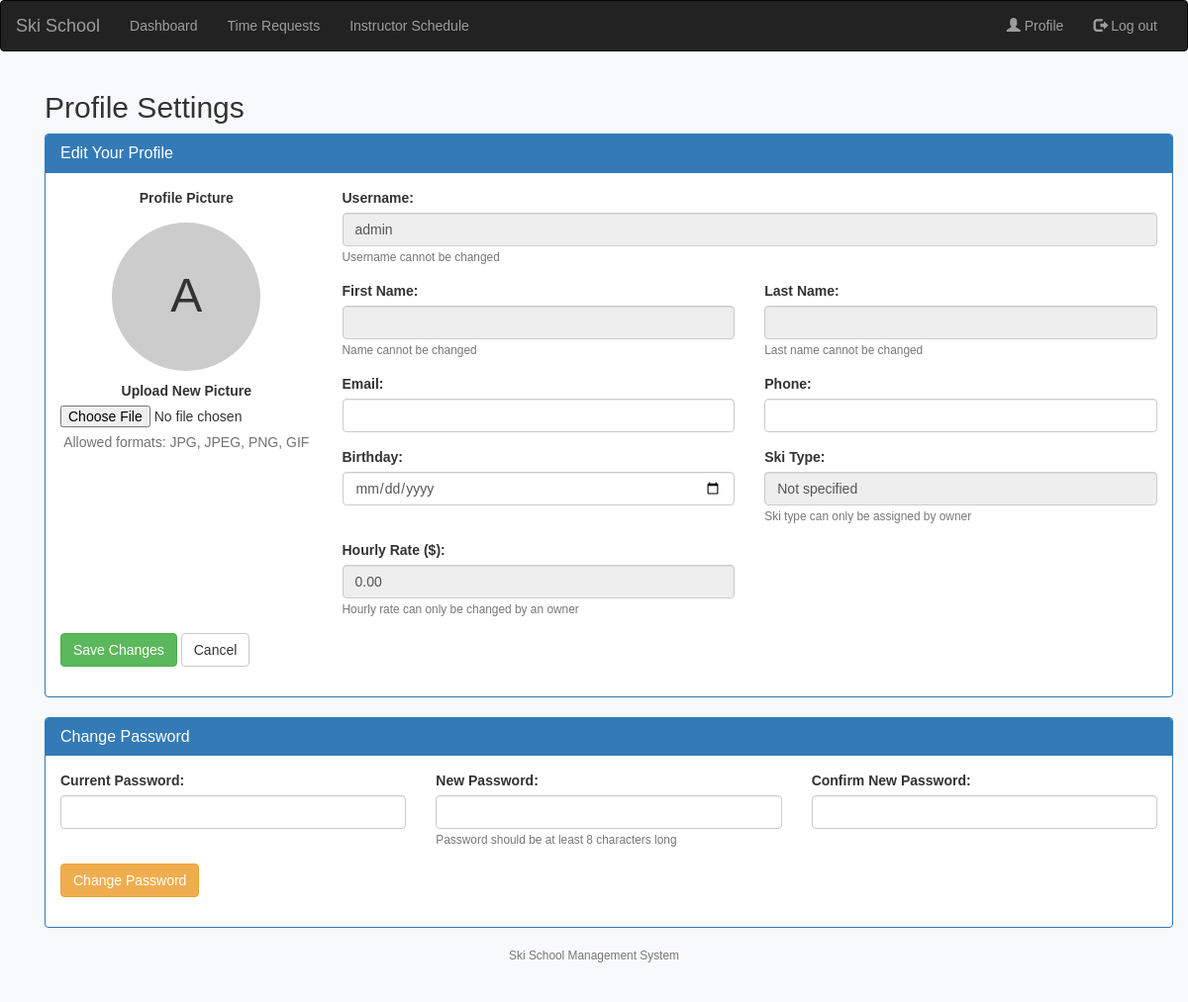
The page /settings (signed in) on the database as committed earlier.
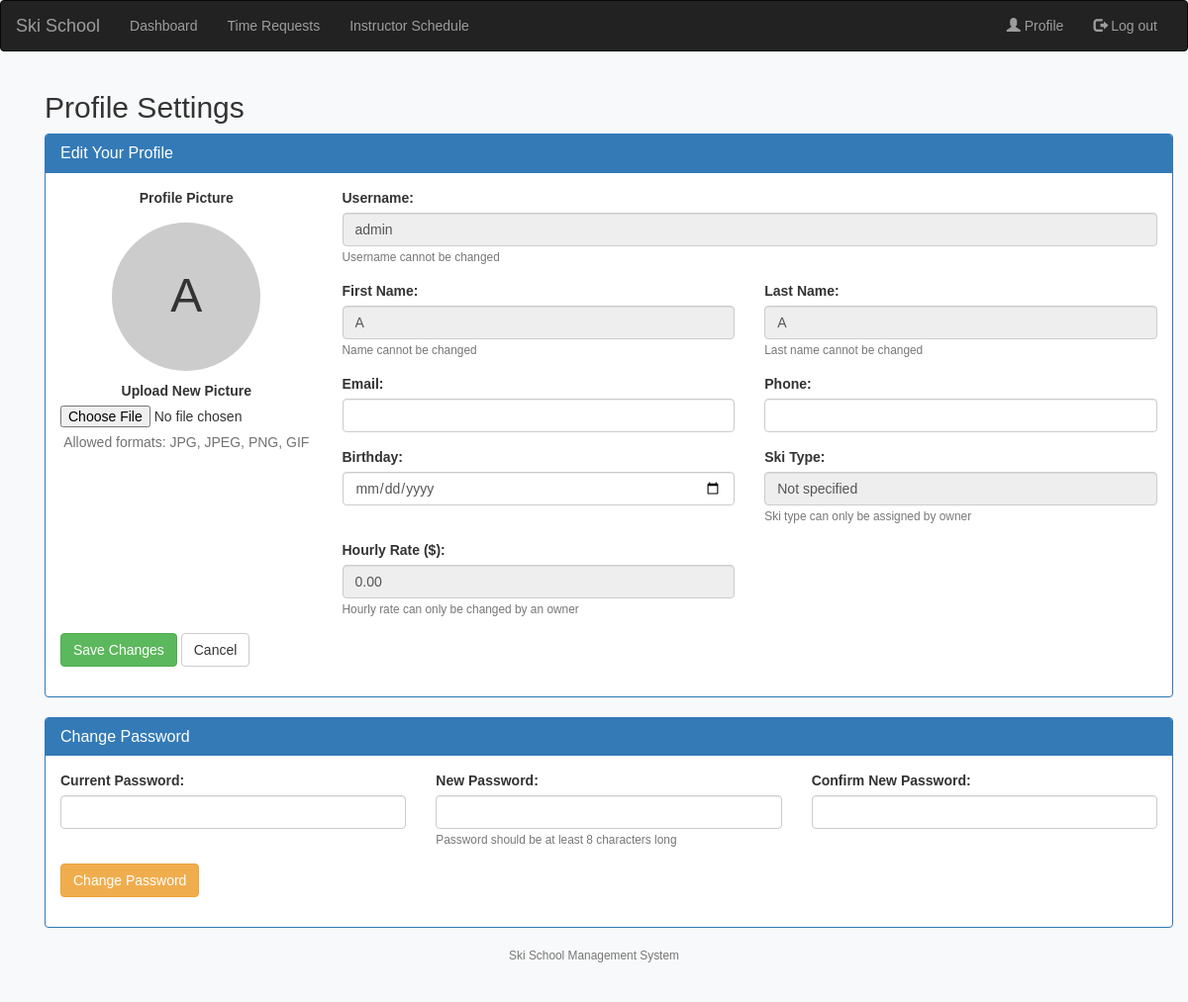
The same page on the database as committed later.
### tables this page shows
CREATE TABLE "user_info" (
	"id"	INTEGER,
	"username"	TEXT NOT NULL UNIQUE,
	"role"	TEXT NOT NULL,
	"name"	TEXT,
	"surname"	TEXT,
	"email"	TEXT UNIQUE,
	"phone"	TEXT,
	"profile_picture"	TEXT,
	"hourly_rate"	REAL DEFAULT 0, birthday TEXT, ski_type TEXT,
	PRIMARY KEY("id"),
	FOREIGN KEY("id") REFERENCES "users"("id") ON DELETE CASCADE
);

### app.py (the view, shortened to what this page needs)
@app.route("/settings", methods=["GET", "POST"])
@login_required
def settings():
    user_info = db.execute(
        """
        SELECT users.id, users.username, users.role, user_info.*
        FROM users
        JOIN user_info ON users.id = user_info.id
        WHERE users.id = ?
        """,
        current_user.id
    )
    if not user_info:
        flash("Error retrieving user information", "danger")
        return redirect("/")
    user_info = user_info[0]
    if current_user.role == "owner":
        template = "owner/settings.html"
    elif current_user.role == "admin":
        template = "admin/settings.html"
    elif current_user.role == "instructor":
        template = "instructor/settings.html"
    elif current_user.role == "customer":
        template = "customer/settings.html"
    else:
        flash("Something went wrong", "danger")
        return redirect("/logout")
    return render_template(template, user=user_info)

### app.py (called while the page is built)
@login_manager.user_loader
def load_user(user_id):
    try:
        user = db.execute("SELECT * FROM users WHERE id = ?", int(user_id))
        if user:
            return User(user[0]["id"], user[0]["username"], user[0]["role"])
        return None  # Return None if no user found
    except (ValueError, TypeError):
        return None

### templates/admin/settings.html (shortened to what this page needs)
{% extends "layout.html" %}
{% block main %}
    {% include "settings.html" %}
{% endblock %}

### templates/layout.html (shortened to what this page needs)
<!DOCTYPE html>
<html lang="en">
<head>
    <link href="https://maxcdn.bootstrapcdn.com/bootstrap/3.3.7/css/bootstrap.min.css" rel="stylesheet">
    <link href="https://cdnjs.cloudflare.com/ajax/libs/font-awesome/4.7.0/css/font-awesome.min.css" rel="stylesheet">
    <link href="/static/styles.css" rel="stylesheet">
</head>
<body>
    <nav class="navbar navbar-inverse">
        <div class="container-fluid">
            <div class="navbar-header">
                <a class="navbar-brand" href="/">Ski School</a>
            </div>
            <div class="collapse navbar-collapse" id="mainNavbar">
                {% if current_user.is_authenticated %}
                <ul class="nav navbar-nav">
                    {% if current_user.role == "admin" or current_user.role == "owner" %}
                    <li><a href="/admin/home">Dashboard</a></li>
                    <li><a href="/admin/manage_time_requests">Time Requests</a></li>
                    <li><a href="/admin/instructor_schedule">Instructor Schedule</a></li>
                    {% endif %}
                </ul>
                <ul class="nav navbar-nav navbar-right">
                    <li><a href="/settings"><span class="glyphicon glyphicon-user"></span> Profile</a></li>
                    <li><a href="/logout"><span class="glyphicon glyphicon-log-out"></span> Log out</a></li>
                </ul>
                {% else %}
                <ul class="nav navbar-nav navbar-right">
                    <li><a href="/register"><span class="glyphicon glyphicon-user"></span> Register</a></li>
                    <li><a href="/login"><span class="glyphicon glyphicon-log-in"></span> Log in</a></li>
                </ul>
                {% endif %}
            </div>
        </div>
    </nav>
    <main class="container">
        {% block main %}{% endblock %}
    </main>
    <footer class="small text-center text-muted">
        <div class="container">
            <p>Ski School Management System</p>
        </div>
    </footer>
</body>
</html>

### templates/settings.html (shortened to what this page needs)
<div class="container">
    <h2>Profile Settings</h2>
    <div class="row">
        <div class="col-md-12">
            <div class="panel panel-primary">
                <div class="panel-heading">
                    <h3 class="panel-title">Edit Your Profile</h3>
                </div>
                <div class="panel-body">
                    <form action="/settings" method="post" enctype="multipart/form-data">
                        <div class="row">
                            <div class="col-md-3">
                                <div class="form-group text-center">
                                    <label>Profile Picture</label>
                                    <div style="margin: 10px 0;">
                                        {% if user.profile_picture %}
                                        <img src="{{ user.profile_picture }}" alt="Profile" class="img-circle"
                                            style="width: 150px; height: 150px; object-fit: cover; border: 1px solid #ddd;">
                                        {% else %}
                                        <div class="img-circle"
                                            style="width: 150px; height: 150px; background-color: #ccc; display: flex; align-items: center; justify-content: center; margin: 0 auto; font-size: 48px;">
                                            <span>{{ user.username[0].upper() }}</span>
                                        </div>
                                        {% endif %}
                                    </div>
                                    <div class="form-group">
                                        <label for="profile_picture">Upload New Picture</label>
                                        <input type="file" id="profile_picture" name="profile_picture" accept="image/*">
                                        <p class="help-block">Allowed formats: JPG, JPEG, PNG, GIF</p>
                                    </div>
                                </div>
                            </div>
                            <div class="col-md-9">
                                <div class="form-group">
                                    <label for="username">Username:</label>
                                    <input type="text" class="form-control" id="username" value="{{ user.username }}"
                                        disabled>
                                    <small class="text-muted">Username cannot be changed</small>
                                </div>
                                <div class="row">
                                    <div class="col-md-6">
                                        <div class="form-group">
                                            <label for="name">First Name:</label>
                                            <input type="text" class="form-control" id="name"
                                                value="{{ user.name or '' }}" disabled>
                                            <small class="text-muted">Name cannot be changed</small>
                                        </div>
                                    </div>
                                    <div class="col-md-6">
                                        <div class="form-group">
                                            <label for="surname">Last Name:</label>
                                            <input type="text" class="form-control" id="surname"
                                                value="{{ user.surname or '' }}" disabled>
                                            <small class="text-muted">Last name cannot be changed</small>
                                        </div>
                                    </div>
                                </div>
                                <div class="row">
                                    <div class="col-md-6">
                                        <div class="form-group">
                                            <label for="email">Email:</label>
                                            <input type="email" class="form-control" id="email" name="email"
                                                value="{{ user.email or '' }}">
                                        </div>
                                    </div>
                                    <div class="col-md-6">
                                        <div class="form-group">
                                            <label for="phone">Phone:</label>
                                            <input type="tel" class="form-control" id="phone" name="phone"
                                                value="{{ user.phone or '' }}">
                                        </div>
                                    </div>
                                </div>
                                <div class="row">
                                    <div class="col-md-6">
                                        <div class="form-group">
                                            <label for="birthday">Birthday:</label>
                                            <input type="date" class="form-control" id="birthday" name="birthday"
                                                value="{{ user.birthday or '' }}">
                                        </div>
                                    </div>
                                    <div class="col-md-6">
                                        <div class="form-group">
                                            <label for="ski_type">Ski Type:</label>
                                            {% if user.role == 'customer' %}
                                            <select class="form-control" id="ski_type" name="ski_type">
                                                <option value="">Select Ski Type</option>
                                                <option value="Skis" {% if user.ski_type=='Skis' %}selected{% endif %}>
                                                    Skis</option>
                                                <option value="Snowboard" {% if user.ski_type=='Snowboard' %}selected{%
                                                    endif %}>Snowboard</option>
                                            </select>
                                            {% else %}
                                            <input type="text" class="form-control" id="ski_type"
                                                value="{{ user.ski_type or 'Not specified' }}" disabled>
                                            <small class="text-muted">Ski type can only be assigned by owner</small>
                                            {% endif %}
                                        </div>
                                    </div>
                                </div>
                                {% if user.role == 'instructor' or user.role == 'admin' %}
                                <div class="row">
                                    <div class="col-md-6">
                                        <div class="form-group">
                                            <label for="hourly_rate">Hourly Rate ($):</label>
                                            <input type="text" class="form-control" id="hourly_rate"
                                                value="{{ user.hourly_rate or '0.00' }}" disabled>
                                            <small class="text-muted">Hourly rate can only be changed by an
                                                owner</small>
                                        </div>
                                    </div>
                                </div>
                                {% endif %}
                            </div>
                        </div>
                        <div class="form-group">
                            <button type="submit" class="btn btn-success">Save Changes</button>
                            <a href="/" class="btn btn-default">Cancel</a>
                        </div>
                    </form>
                </div>
            </div>
        </div>
    </div>
    <div class="row">
        <div class="col-md-12">
            <div class="panel panel-primary">
                <div class="panel-heading">
                    <h3 class="panel-title">Change Password</h3>
                </div>
                <div class="panel-body">
                    <form action="/change-password" method="post">
                        <div class="row">
                            <div class="col-md-4">
                                <div class="form-group">
                                    <label for="current_password">Current Password:</label>
                                    <input type="password" class="form-control" id="current_password"
                                        name="current_password" required>
                                </div>
                            </div>
                            <div class="col-md-4">
                                <div class="form-group">
                                    <label for="new_password">New Password:</label>
                                    <input type="password" class="form-control" id="new_password" name="new_password"
                                        required>
                                    <small class="text-muted">Password should be at least 8 characters long</small>
                                </div>
                            </div>
                            <div class="col-md-4">
                                <div class="form-group">
                                    <label for="confirm_password">Confirm New Password:</label>
                                    <input type="password" class="form-control" id="confirm_password"
                                        name="confirm_password" required>
                                </div>
                            </div>
                        </div>
                        <div class="form-group">
                            <button type="submit" class="btn btn-warning">Change Password</button>
                        </div>
                    </form>
                </div>
            </div>
        </div>
    </div>
</div>

### static/styles.css (style rules this page uses)
body { background-color: #f8f9fa; font-family: Arial, sans-serif; padding-bottom: 40px; }
.container { max-width: 1200px; }
.form-group { margin-bottom: 15px; }

Rows that differ between the two databases and show on the page:
changed user_info "admin": name (not shown) → "A"; surname (not shown) → "A"
